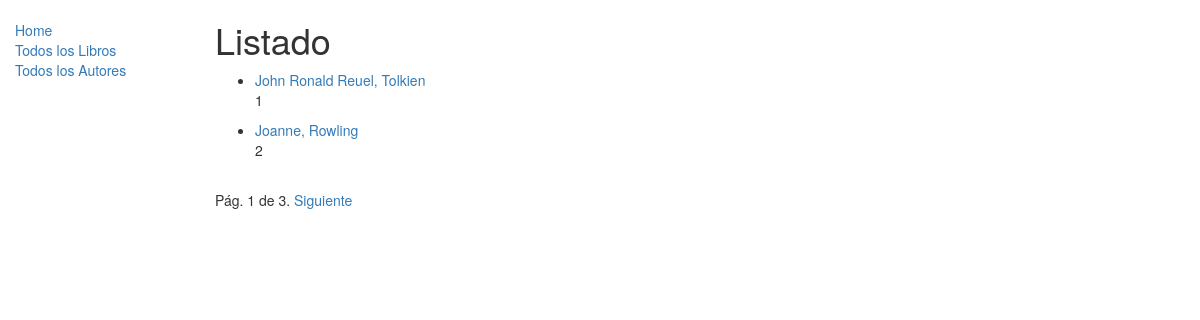
Page /catalogo/authors/ on the committed database.
### catalogo/models.py (models this page shows, shortened)
class Author(models.Model):
    name = models.CharField(max_length=50)
    surname = models.CharField(max_length=50)
    birthDate = models.DateField(null=True,blank=True)
    deathDate = models.DateField('Deceased',null=True,blank=True)
    class Meta:
        ordering = ['id']

### catalogo/views.py (the view)
# urls.py: path('authors/',views.AuthorListView.as_view(),name='authors'),
class AuthorListView(generic.ListView):
    model = Author
    paginate_by = 2
    context_object_name = 'authors'
    queryset = Author.objects.all()
    template_name = 'authors.html'

### catalogo/templates/authors.html
{% extends "base.html" %}
{% block content %}
    <h1>Listado</h1>
    {% if authors %}
        <ul>
            {% for author in authors %}
            <li>
                <a href="{% url 'author' author.id %}">{{ author.name }}, {{ author.surname }}</a>
                <p>{{author.id}}</p>
            </li>
            {% endfor %}
        </ul>
        {% else %}
            <p>Oops! No tenemos autores (? xd</p>
    {% endif %}
{% endblock %}

### rows in the picture
Author: name "John Ronald Reuel", surname "Tolkien", id "1"
Author: name "Joanne", surname "Rowling", id "2"

### other values in the picture
{{ page_obj.number }} "1"
{{ page_obj.paginator.num_pages }} "3"
